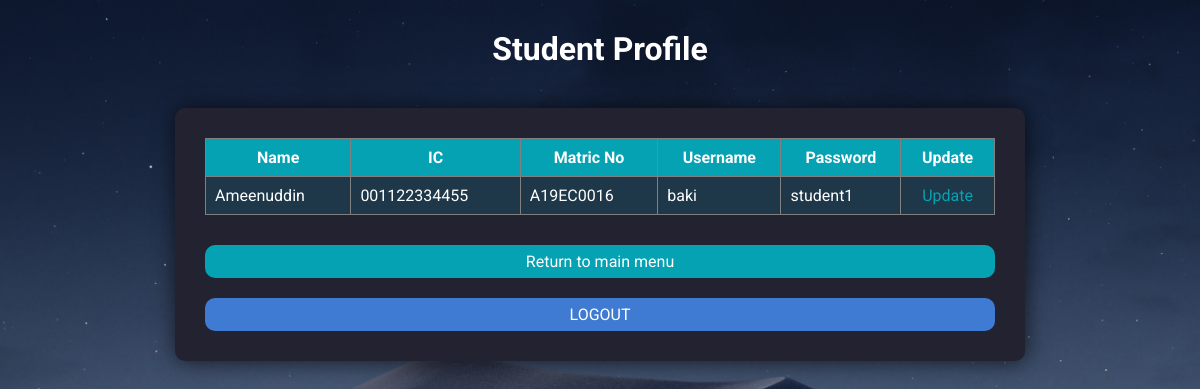
/student_profile.php (signed in), run on the app's committed database.
### tables this page shows
CREATE TABLE `students` (
  `id` int(4) UNSIGNED NOT NULL,
  `name` varchar(150) DEFAULT NULL,
  `ic` varchar(12) DEFAULT NULL,
  `matric` varchar(30) DEFAULT NULL,
  `userid` int(4) UNSIGNED NOT NULL
);

CREATE TABLE `users` (
  `id` int(4) UNSIGNED NOT NULL,
  `username` varchar(100) DEFAULT NULL,
  `password` varchar(100) DEFAULT NULL,
  `level` int(3) DEFAULT NULL
);

### student_profile.php (the view, shortened to what this page needs)
<?php
require("config.php");
 ?>
 <html lang="en" dir="ltr">
   <head>
   	 <link rel="stylesheet" href="style.css">
   </head>
   <body>
     <h1>Student Profile</h1>
     <div>
     <?php
           $user_id = $_SESSION["ID"];
     		   $sql = "SELECT users.id, students.name, students.ic, students.matric, users.username, users.password, users.id, users.level
     			 FROM users
     			 LEFT JOIN students
     			 ON users.id = students.userid
     			 WHERE users.id = $user_id
     			 ORDER BY students.name";
     			 $students = mysqli_query($connection, $sql);
      ?>
      <table border="1" width="790" cellspacing="0" cellpadding="9">
      <tr class="row1">
      <td align="center"><strong>Name</strong></td>
      <td align="center"><strong>IC</strong></td>
      <td align="center"><strong>Matric No</strong></td>
      <td align="center"><strong>Username</strong></td>
      <td align="center"><strong>Password</strong></td>
      <td align="center"><strong>Update</strong></td>
      </tr>
      <?php
      $rows = mysqli_fetch_assoc($students) ?>
      <tr>
      <td><?php echo $rows['name']; ?></td>
      <td><?php echo $rows['ic']; ?></td>
      <td><?php echo $rows['matric']; ?></td>
      <td><?php echo $rows['username']; ?></td>
      <td><?php echo $rows['password']; ?></td>
      <?php $get_param = "?id=" . $rows['id'] . "&level=" . $rows['level']; ?>
      <td class="up"align="center"> <a href="update_form.php<?php echo $get_param ?>">Update</a> </td>
      </tr>
      </table>
      <a class='choice'href="main.php">Return to main menu</a>
	     <a class='logout'href="logout.php">LOGOUT</a>
     </div>
    </body>
 </html>

### style.css (style rules this page uses)
body { font-family: 'Roboto', sans-serif; color: white; background-image: url("image1.png"); background-repeat:no-repeat; background-size:cover; }
div { width: 790px; margin: 40px auto; background-color:#222230; box-shadow: 1px 1px 22px 0px rgba(0,0,0,0.67); padding: 30px; border-radius: 10px; }
h1 { text-align: center; font-weight: bold; margin-top:30px; }
a { text-decoration: none; color: white; }
.choice { display: flex; justify-content: center; background-color:#04a2b3; color: white; margin-top: 30px ; padding: 7px; border-radius: 10px; text-align: center; }
.logout { display: flex; justify-content: center; background-color:#3f7bd2; margin-top:20px; padding: 7px; border-radius: 10px; }
.up a { color: #04a2b3; }
table { border-collapse: collapse; }
table tr:nth-child(even) { background-color: #1e384a; }
.row1 { background-color: #04a2b3; }

### data on the page
students: name "Ameenuddin", ic "001122334455", matric "A19EC0016", userid.username "baki", userid.password "student1"
